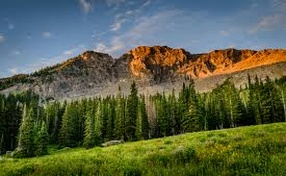
#> input picture 2.jfif, 286 x 176 px, found by its file name
$ python main2.py
#> lines starting #> are read from the running program, lines starting #| are printed output that depends on the picture
import cv2
import numpy as np
#resizing image

img1=cv2.imread("E:/Sruthi/Open CV/Lesson 2/2.jfif",1)
#> img1 is the input picture: shape (176, 286, 3); mean B, G, R 71.8, 97, 89.4
cv2.imshow("Original Image1",img1)
cv2.waitKey(0)

r1=cv2.resize(img1,(500,250))
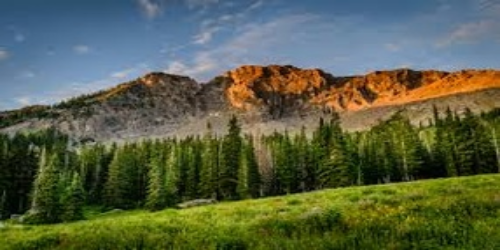
#> r1: shape (250, 500, 3); mean B, G, R 71.7, 96.9, 89.2
cv2.imshow("Resized image1",r1)
cv2.waitKey(0)

img2=cv2.imread("E:/Sruthi/Open CV/Lesson 2/1.jfif",1)
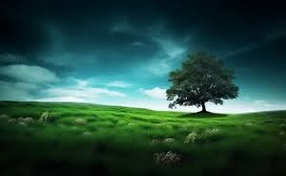
#> input picture 1.jfif, 286 x 176 px, found by its file name
#> img2 is the input picture: shape (176, 286, 3); mean B, G, R 64.1, 74.6, 37.4
cv2.imshow("Original Image2",img2)
cv2.waitKey(0)

r2=cv2.resize(img2,(500,250))
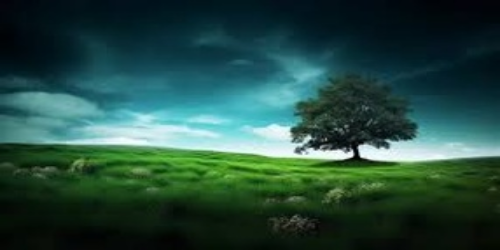
#> r2: shape (250, 500, 3); mean B, G, R 64, 74.5, 37.3
cv2.imshow("Resized image2",r2)
cv2.waitKey(0)


# 0.5 and 0.4 are weights to be multiplied for each pixel, 0 is gamma_value (measurement of light)
weightedsum=cv2.addWeighted(r1,0.5,r2,0.4,0)
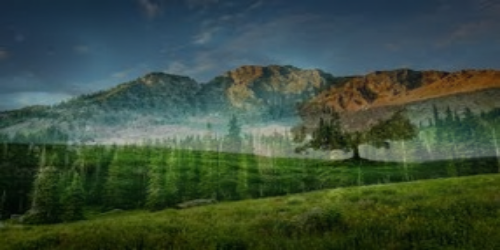
#> weightedsum: shape (250, 500, 3); mean B, G, R 61.4, 78.2, 59.5

cv2.imshow('Weighted Image', weightedsum)

cv2.waitKey(0)

#Subtraction

sub = cv2.subtract(r1, r2)
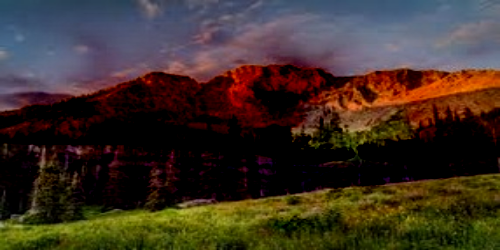
#> sub: shape (250, 500, 3); mean B, G, R 38.7, 48.6, 62.1

cv2.imshow('Subtracted Image', sub)

cv2.waitKey(0)

# Erosion of an image, corners are trimmed in erosion

# kernel is used for erosion as an input
kernel = np.ones((5, 5), np.uint8)

image = cv2.erode(img1, kernel)
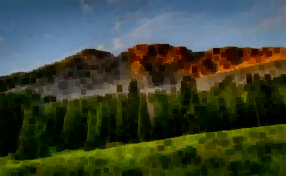
#> image: shape (176, 286, 3); mean B, G, R 51.1, 67.8, 59.5
cv2.imshow("Eroded Image", image)

cv2.waitKey(0)


#Blurring an image

cv2.imshow("Original image",img1)
cv2.waitKey(0)
Gaussian=cv2.GaussianBlur(img1,(7,7),0)
cv2.imshow('Gaussian Blurring',Gaussian)
cv2.waitKey(0)

#Median Blur - used in digital processing preserves edges but removes noise
median=cv2.medianBlur(img1,5)
cv2.imshow("Median Blurring",median)
cv2.waitKey(0)

#Bilateral Blur-only sharp edges are preserved here
bilateral=cv2.bilateralFilter(img1,9,75,75)
cv2.imshow("Bilateral Blurring",bilateral)
cv2.waitKey(0)

# Bordering an image
#cv2.copyMakeBorder(image, top, bottom, left, right, borderType, colorValue)
# SOLID Border around an image

borderedimage=cv2.copyMakeBorder(img1,10,10,10,10,cv2.BORDER_CONSTANT,value=1)
cv2.imshow("Bordered Image",borderedimage)
cv2.waitKey(0)

#Reflective border

borderedimage=cv2.copyMakeBorder(img1,10,10,10,10,cv2.BORDER_REFLECT,value=1)
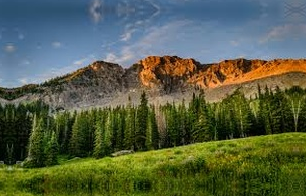
#> borderedimage: shape (196, 306, 3); mean B, G, R 71.3, 95.3, 85.9
cv2.imshow("Bordered Image",borderedimage)
cv2.waitKey(0)


cv2.destroyAllWindows()
